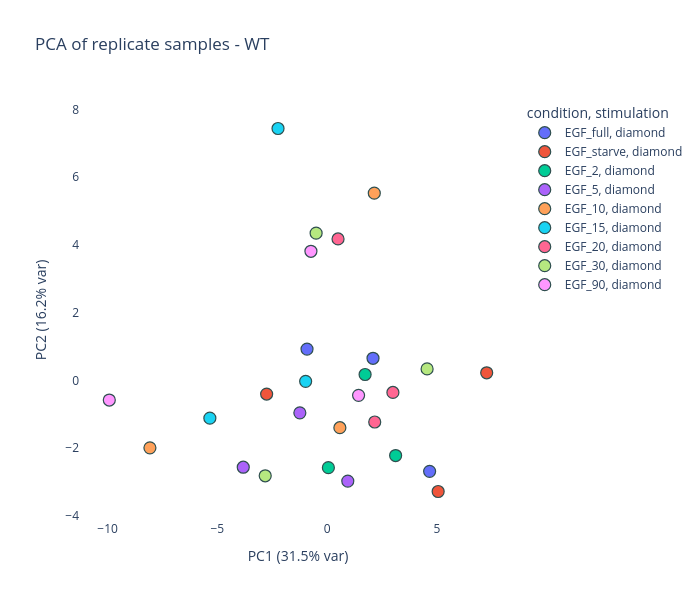

Notebook source saved alongside this figure:
### Code cell
fig_scatter, fig_variance, pca_df = pca_plot_interactive(
                                                        sub_df,
                                                        cell_lines= ["WT"],
                                                        conditions=["_EGF_"],
                                                        data_type="log2:abs",
                                                        n_components=5,
                                                        impute=True,
                                                        impute_method="mean",
                                                        color_by="condition", #condition  cell_line
                                                        figsize=(700, 600), #(1000, 800)
                                                        title="PCA of replicate samples - WT",
                                                    )
fig_scatter.show()

### Figure 1 — Plotly figure (JSON) as saved in the notebook; plotly's stock layout.template omitted (floating-point values rounded to 4 significant figures)
{"data": [{"customdata": [["EGF_full", "full", "EGF_full", "diamond"], ["EGF_full", "full", "EGF_full", "diamond"], ["EGF_full", "full", "EGF_full", "diamond"]], "hovertemplate": "<b>%{hovertext}</b><br><br>PC1 (31.5% var)=%{x:.2f}<br>PC2 (16.2% var)=%{y:.2f}<br>timepoint=%{customdata[1]}<extra></extra>", "hovertext": ["WT_log2:abs_EGF_full_r1", "WT_log2:abs_EGF_full_r2", "WT_log2:abs_EGF_full_r3"], "legendgroup": "EGF_full, diamond", "marker": {"color": "#636efa", "symbol": "circle", "line": {"color": "DarkSlateGrey", "width": 1.2}, "size": 12}, "mode": "markers", "name": "EGF_full, diamond", "orientation": "v", "showlegend": true, "x": [4.671, 2.092, -0.9148], "xaxis": "x", "y": [-2.685, 0.6526, 0.9245], "yaxis": "y", "type": "scatter"}, {"customdata": [["EGF_starve", "starve", "EGF_starve", "diamond"], ["EGF_starve", "starve", "EGF_starve", "diamond"], ["EGF_starve", "starve", "EGF_starve", "diamond"]], "hovertemplate": "<b>%{hovertext}</b><br><br>PC1 (31.5% var)=%{x:.2f}<br>PC2 (16.2% var)=%{y:.2f}<br>timepoint=%{customdata[1]}<extra></extra>", "hovertext": ["WT_log2:abs_EGF_starve_r1", "WT_log2:abs_EGF_starve_r2", "WT_log2:abs_EGF_starve_r3"], "legendgroup": "EGF_starve, diamond", "marker": {"color": "#EF553B", "symbol": "circle", "line": {"color": "DarkSlateGrey", "width": 1.2}, "size": 12}, "mode": "markers", "name": "EGF_starve, diamond", "orientation": "v", "showlegend": true, "x": [5.059, 7.271, -2.755], "xaxis": "x", "y": [-3.281, 0.2248, -0.4032], "yaxis": "y", "type": "scatter"}, {"customdata": [["EGF_2", "2", "EGF_2", "diamond"], ["EGF_2", "2", "EGF_2", "diamond"], ["EGF_2", "2", "EGF_2", "diamond"]], "hovertemplate": "<b>%{hovertext}</b><br><br>PC1 (31.5% var)=%{x:.2f}<br>PC2 (16.2% var)=%{y:.2f}<br>timepoint=%{customdata[1]}<extra></extra>", "hovertext": ["WT_log2:abs_EGF_2_r1", "WT_log2:abs_EGF_2_r2", "WT_log2:abs_EGF_2_r3"], "legendgroup": "EGF_2, diamond", "marker": {"color": "#00cc96", "symbol": "circle", "line": {"color": "DarkSlateGrey", "width": 1.2}, "size": 12}, "mode": "markers", "name": "EGF_2, diamond", "orientation": "v", "showlegend": true, "x": [0.05791, 3.122, 1.731], "xaxis": "x", "y": [-2.578, -2.219, 0.1742], "yaxis": "y", "type": "scatter"}, {"customdata": [["EGF_5", "5", "EGF_5", "diamond"], ["EGF_5", "5", "EGF_5", "diamond"], ["EGF_5", "5", "EGF_5", "diamond"]], "hovertemplate": "<b>%{hovertext}</b><br><br>PC1 (31.5% var)=%{x:.2f}<br>PC2 (16.2% var)=%{y:.2f}<br>timepoint=%{customdata[1]}<extra></extra>", "hovertext": ["WT_log2:abs_EGF_5_r1", "WT_log2:abs_EGF_5_r2", "WT_log2:abs_EGF_5_r3"], "legendgroup": "EGF_5, diamond", "marker": {"color": "#ab63fa", "symbol": "circle", "line": {"color": "DarkSlateGrey", "width": 1.2}, "size": 12}, "mode": "markers", "name": "EGF_5, diamond", "orientation": "v", "showlegend": true, "x": [-3.82, 0.9428, -1.242], "xaxis": "x", "y": [-2.564, -2.974, -0.9582], "yaxis": "y", "type": "scatter"}, {"customdata": [["EGF_10", "10", "EGF_10", "diamond"], ["EGF_10", "10", "EGF_10", "diamond"], ["EGF_10", "10", "EGF_10", "diamond"]], "hovertemplate": "<b>%{hovertext}</b><br><br>PC1 (31.5% var)=%{x:.2f}<br>PC2 (16.2% var)=%{y:.2f}<br>timepoint=%{customdata[1]}<extra></extra>", "hovertext": ["WT_log2:abs_EGF_10_r1", "WT_log2:abs_EGF_10_r2", "WT_log2:abs_EGF_10_r3"], "legendgroup": "EGF_10, diamond", "marker": {"color": "#FFA15A", "symbol": "circle", "line": {"color": "DarkSlateGrey", "width": 1.2}, "size": 12}, "mode": "markers", "name": "EGF_10, diamond", "orientation": "v", "showlegend": true, "x": [-8.072, 0.5818, 2.15], "xaxis": "x", "y": [-1.992, -1.397, 5.528], "yaxis": "y", "type": "scatter"}, {"customdata": [["EGF_15", "15", "EGF_15", "diamond"], ["EGF_15", "15", "EGF_15", "diamond"], ["EGF_15", "15", "EGF_15", "diamond"]], "hovertemplate": "<b>%{hovertext}</b><br><br>PC1 (31.5% var)=%{x:.2f}<br>PC2 (16.2% var)=%{y:.2f}<br>timepoint=%{customdata[1]}<extra></extra>", "hovertext": ["WT_log2:abs_EGF_15_r1", "WT_log2:abs_EGF_15_r2", "WT_log2:abs_EGF_15_r3"], "legendgroup": "EGF_15, diamond", "marker": {"color": "#19d3f3", "symbol": "circle", "line": {"color": "DarkSlateGrey", "width": 1.2}, "size": 12}, "mode": "markers", "name": "EGF_15, diamond", "orientation": "v", "showlegend": true, "x": [-5.341, -0.9776, -2.236], "xaxis": "x", "y": [-1.116, -0.02823, 7.439], "yaxis": "y", "type": "scatter"}, {"customdata": [["EGF_20", "20", "EGF_20", "diamond"], ["EGF_20", "20", "EGF_20", "diamond"], ["EGF_20", "20", "EGF_20", "diamond"]], "hovertemplate": "<b>%{hovertext}</b><br><br>PC1 (31.5% var)=%{x:.2f}<br>PC2 (16.2% var)=%{y:.2f}<br>timepoint=%{customdata[1]}<extra></extra>", "hovertext": ["WT_log2:abs_EGF_20_r1", "WT_log2:abs_EGF_20_r2", "WT_log2:abs_EGF_20_r3"], "legendgroup": "EGF_20, diamond", "marker": {"color": "#FF6692", "symbol": "circle", "line": {"color": "DarkSlateGrey", "width": 1.2}, "size": 12}, "mode": "markers", "name": "EGF_20, diamond", "orientation": "v", "showlegend": true, "x": [2.17, 2.999, 0.4984], "xaxis": "x", "y": [-1.229, -0.356, 4.177], "yaxis": "y", "type": "scatter"}, {"customdata": [["EGF_30", "30", "EGF_30", "diamond"], ["EGF_30", "30", "EGF_30", "diamond"], ["EGF_30", "30", "EGF_30", "diamond"]], "hovertemplate": "<b>%{hovertext}</b><br><br>PC1 (31.5% var)=%{x:.2f}<br>PC2 (16.2% var)=%{y:.2f}<br>timepoint=%{customdata[1]}<extra></extra>", "hovertext": ["WT_log2:abs_EGF_30_r1", "WT_log2:abs_EGF_30_r2", "WT_log2:abs_EGF_30_r3"], "legendgroup": "EGF_30, diamond", "marker": {"color": "#B6E880", "symbol": "circle", "line": {"color": "DarkSlateGrey", "width": 1.2}, "size": 12}, "mode": "markers", "name": "EGF_30, diamond", "orientation": "v", "showlegend": true, "x": [-2.819, 4.556, -0.5001], "xaxis": "x", "y": [-2.817, 0.3381, 4.348], "yaxis": "y", "type": "scatter"}, {"customdata": [["EGF_90", "90", "EGF_90", "diamond"], ["EGF_90", "90", "EGF_90", "diamond"], ["EGF_90", "90", "EGF_90", "diamond"]], "hovertemplate": "<b>%{hovertext}</b><br><br>PC1 (31.5% var)=%{x:.2f}<br>PC2 (16.2% var)=%{y:.2f}<br>timepoint=%{customdata[1]}<extra></extra>", "hovertext": ["WT_log2:abs_EGF_90_r1", "WT_log2:abs_EGF_90_r2", "WT_log2:abs_EGF_90_r3"], "legendgroup": "EGF_90, diamond", "marker": {"color": "#FF97FF", "symbol": "circle", "line": {"color": "DarkSlateGrey", "width": 1.2}, "size": 12}, "mode": "markers", "name": "EGF_90, diamond", "orientation": "v", "showlegend": true, "x": [-9.923, 1.434, -0.7367], "xaxis": "x", "y": [-0.5799, -0.4421, 3.813], "yaxis": "y", "type": "scatter"}], "layout": {"xaxis": {"anchor": "y", "domain": [0.0, 1.0], "title": {"text": "PC1 (31.5% var)"}}, "yaxis": {"anchor": "x", "domain": [0.0, 1.0], "title": {"text": "PC2 (16.2% var)"}}, "legend": {"title": {"text": "condition, stimulation"}, "tracegroupgap": 0}, "title": {"text": "PCA of replicate samples - WT"}, "height": 600, "width": 700, "plot_bgcolor": "white", "paper_bgcolor": "white"}}
